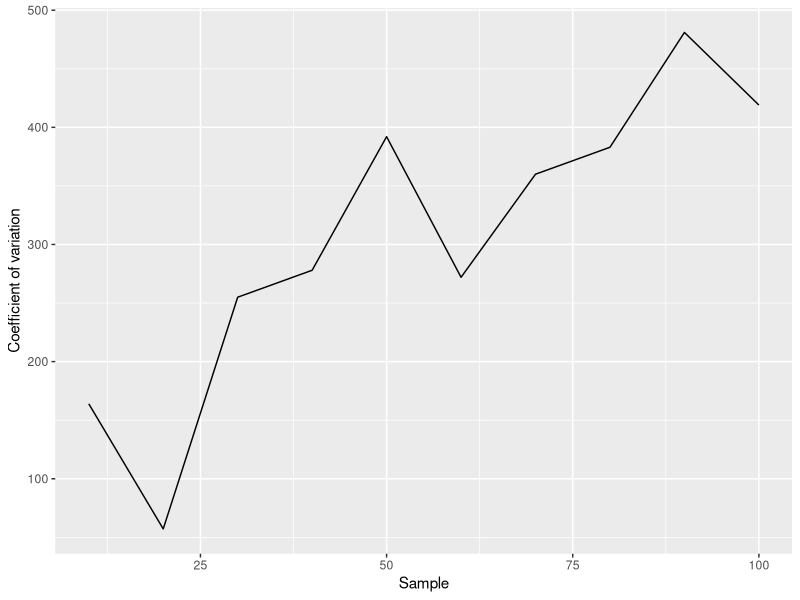
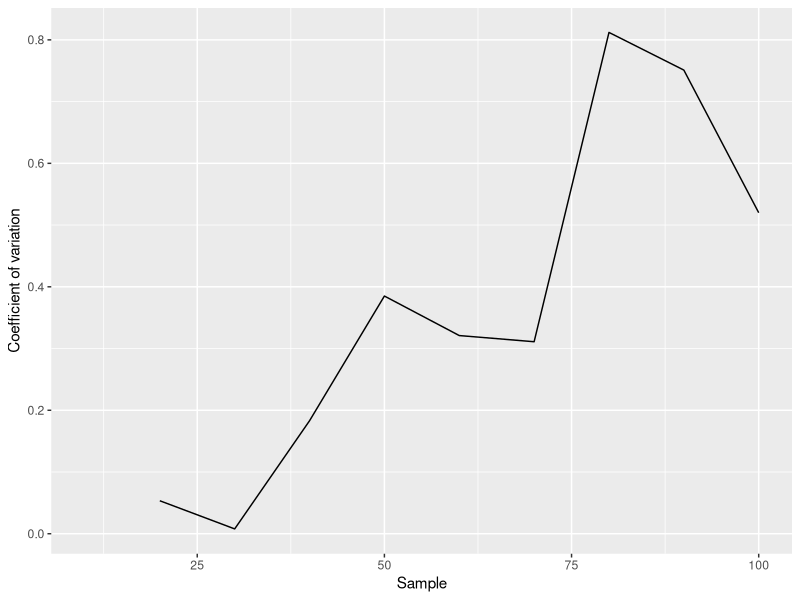

The R script that drew these images, in order:
# Importa packages
require(stringr)
require(ggplot2)

# Importa txt document
data <- read.delim2("resultats.txt", header = FALSE, sep = "\n", dec = ".")

# Creem el dataframe que emplenarem
plotData <- data.frame(1:10*10)
# Neteja les dades per extreure les recompenses
raw_rewards <- data[str_detect(data[,1], "ep_rew_mean"),]

plotData[,2]<- as.numeric(str_extract(raw_rewards, "[[:digit:]]+.+[[:digit:]]"))


# El mateix però amb el loss. El primer valor és NA, perquè no té amb què comparar
raw_loss <- data[str_detect(data[,1], " loss "),]

plotData[,3]<- c(NA, as.numeric(str_extract(raw_loss, "[[:digit:]]+.+[[:digit:]]")))

names(plotData) <- c("Posicio","Rewards", "Loss")

# Fem gràfics
p<- ggplot(plotData,aes(x=Posicio, y = Rewards)) +
  geom_line() +
  #geom_errorbar(aes(ymax=Limit*100, ymin=Limit*100), color = 'black')+
  labs(x = "Sample", y = "Coefficient of variation") 

print(p)

# Fem gràfics
q<- ggplot(plotData,aes(x=Posicio, y = Loss)) +
  geom_line() +
  #geom_errorbar(aes(ymax=Limit*100, ymin=Limit*100), color = 'black')+
  labs(x = "Sample", y = "Coefficient of variation") 

print(q)


